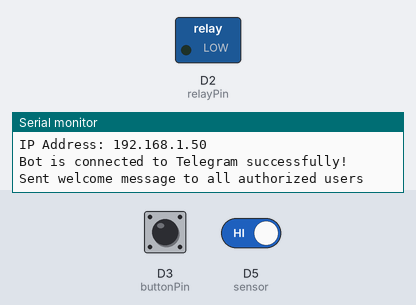
A sketch run on a simulated ESP8266 (NodeMCU). On the bench: switched loads named in the sketch (green lamp = pin HIGH), the last lines printed to the serial monitor. Dashed ring = blinking. The inputs (shaded band) are chosen by the test bench; at power-on: D3 (buttonPin) HIGH, D5 (sensor) HIGH. WiFi joins after 1.5 s; servers stay silent unless stated; the local clock reads 2024-03-15 10:24:30 at power-on unless the sketch sets it.

Above: at 3.5 s.
3.6 s: D3 (buttonPin) pulled LOW for 1 s
At 3.8 s:
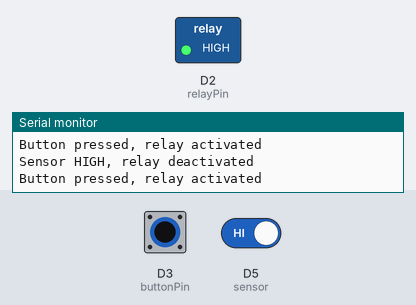
At 4.57 s:
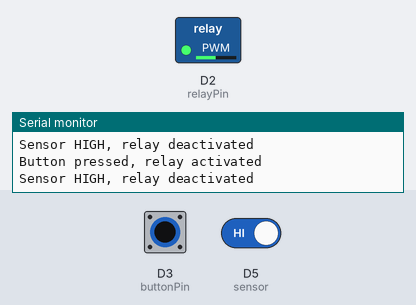
6.9 s: D3 (buttonPin) pulled LOW for 3.2 s
At 7.95 s:
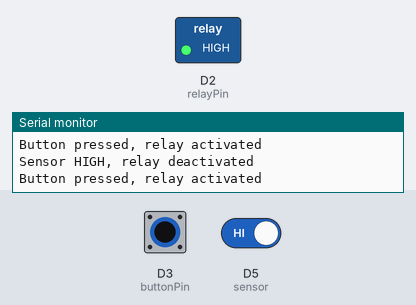
Timing chart, 0 to 11.1 s (numbered marks = the images above; inputs shaded):
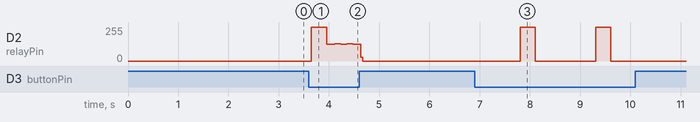

The sketch:

SmartDoorBeta.ino
```cpp
#ifdef ESP32
#include <WiFi.h>
#else
#include <ESP8266WiFi.h>
#endif
#include <WiFiClientSecure.h>
#include <UniversalTelegramBot.h>
#include <ArduinoJson.h>

// Ganti dengan kredensial jaringan Anda
const char* ssid = "Sts";
const char* password = "12345678";

// Inisialisasi Telegram BOT dengan token BOT Anda
#define BOTtoken "7345692542:AAFvBg9diwYwYw38rHgwrH0r3JYxhodqwv4"

// Array untuk ID chat yang diotorisasi
const String CHAT_IDS[] = {
  "7214692262",  // Jehuda Done
  // "1166902768",  // ka Wida Done
  // "1516484328",  // ko Marhadi Done
  // "727857551",   // ko Johan
  // "266029748",   // ko Cendy
  // "884465995",   // ko Bagas Done
  // "6322703298",  // ko Tengku Done
};
const int NUM_CHAT_IDS = sizeof(CHAT_IDS) / sizeof(CHAT_IDS[0]);

#ifdef ESP8266
X509List cert(TELEGRAM_CERTIFICATE_ROOT); // Sertifikat untuk ESP8266
#endif

WiFiClientSecure client; // Client untuk koneksi WiFi aman
UniversalTelegramBot bot(BOTtoken, client); // Inisialisasi bot telegram

int botRequestDelay = 1000; // Delay waktu untuk polling bot
unsigned long lastTimeBotRan; // Waktu terakhir bot berjalan
unsigned long lastForcedOpenMsgTime = 0; // Waktu terakhir pesan pintu paksa
int forcedOpenMsgInterval = 5000; // Interval untuk pesan pintu paksa
unsigned long lastForceOpenMessageTime = 0; // Waktu terakhir pesan pintu paksa dikirim

const int relayPin = D2; // Pin untuk relay
const int buttonPin = D3;  // Pin baru untuk tombol
const int sensor = D5; // Pin untuk sensor pintu

bool relayState = LOW; // Status relay
int doorState; // Status pintu
int lastDoorState = -1; // Status pintu terakhir
bool doorOpenedByBot = false; // Apakah pintu dibuka oleh bot
bool doorClosedByBot = false; // Apakah pintu ditutup oleh bot
bool messageSent = false; // Status pesan terkirim

// Variabel baru untuk kontrol tombol
unsigned long buttonPressTime = 0; // Waktu tombol ditekan
const unsigned long relayActivationTime = 15000;  // 15 detik relay aktif
bool relayActivatedByButton = false; // Status relay diaktifkan oleh tombol
bool doorOpenedByButton = false; // Apakah pintu dibuka oleh tombol

String chat_id; // ID chat aktif

// Fungsi untuk mengecek apakah pengguna diotorisasi
bool isAuthorized(String chat_id) {
  for (int i = 0; i < NUM_CHAT_IDS; i++) {
    if (chat_id == CHAT_IDS[i]) {
      return true;
    }
  }
  return false;
}

// Fungsi untuk mengirim pesan sambutan ke pengguna
void sendWelcomeMessage() {
  String welcome = "Bot telah terhubung ke Telegram.\n";
  welcome += "/start untuk memulai bot\n";

  for (int i = 0; i < NUM_CHAT_IDS; i++) {
    bot.sendMessage(CHAT_IDS[i], welcome, ""); // Kirim pesan ke semua pengguna yang diotorisasi
  }
  Serial.println("Sent welcome message to all authorized users");
}

// Fungsi untuk menangani pesan baru yang diterima bot
void handleNewMessages(int numNewMessages) {
  Serial.println("handleNewMessages");
  Serial.println(String(numNewMessages));

  for (int i = 0; i < numNewMessages; i++) {
    chat_id = String(bot.messages[i].chat_id); // Ambil chat ID
    if (!isAuthorized(chat_id)) { // Cek apakah chat ID diotorisasi
      bot.sendMessage(chat_id, "Unauthorized user", ""); // Kirim pesan jika tidak diotorisasi
      continue;
    }

    String text = bot.messages[i].text; // Ambil teks pesan
    Serial.println(text);

    String from_name = bot.messages[i].from_name; // Nama pengirim

    if (text == "/start") { // Jika perintah "/start" diterima
      String welcome = "Welcome, " + from_name + ".\n";
      welcome += "Gunakan perintah berikut untuk mengontrol kunci pintu.\n\n";
      welcome += "/buka_pintu untuk membuka kunci pintu \n";
      welcome += "/tutup_pintu untuk menutup kunci pintu \n";
      welcome += "/status_pintu untuk cek kondisi pintu \n";
      welcome += "/status_kunci untuk cek status kunci pintu \n"; // Tambahkan perintah baru
      bot.sendMessage(chat_id, welcome, ""); // Kirim pesan sambutan
    }

    if (text == "/buka_pintu") { // Jika perintah membuka pintu diterima
      bot.sendMessage(chat_id, "Kunci pintu telah terbuka", "");
      relayState = HIGH; // Aktifkan relay
      doorOpenedByBot = true; // Tandai pintu dibuka oleh bot
      digitalWrite(relayPin, relayState); // Nyalakan relay
      lastForcedOpenMsgTime = millis(); // Atur waktu pesan terakhir
    }

    if (text == "/tutup_pintu") { // Jika perintah menutup pintu diterima
      bot.sendMessage(chat_id, "Kunci pintu telah terkunci", "");
      relayState = LOW; // Matikan relay
      digitalWrite(relayPin, relayState); // Matikan relay
      doorClosedByBot = true; // Tandai pintu ditutup oleh bot
    }

    if (text == "/status_pintu") { // Jika perintah cek status pintu diterima
      if (digitalRead(sensor) == HIGH) {
        bot.sendMessage(chat_id, "Pintu sedang terbuka", ""); // Kirim status pintu terbuka
      } else {
        bot.sendMessage(chat_id, "Pintu sedang tertutup", ""); // Kirim status pintu tertutup
      }
    }

    // Perintah baru untuk mengecek status kunci pintu (relay)
    if (text == "/status_kunci") {
      if (relayState == HIGH) {
        bot.sendMessage(chat_id, "Kunci pintu sedang terbuka", "");
      } else {
        bot.sendMessage(chat_id, "Kunci pintu sedang terkunci", "");
      }
    }
  }
}

// Fungsi untuk mengirim pesan ke semua pengguna yang diotorisasi
void notifyAllUsers(String message) {
  for (int i = 0; i < NUM_CHAT_IDS; i++) {
    bot.sendMessage(CHAT_IDS[i], message, ""); // Kirim pesan
  }
}

// Fungsi untuk menangani perubahan status pintu
void magnetic_door() {
  doorState = digitalRead(sensor); // Baca status sensor pintu
  if (doorState != lastDoorState) { // Jika status pintu berubah
    if (doorState == LOW) {
      bot.sendMessage(chat_id, "Terimakasih telah menutup pintu kembali!", ""); // Kirim pesan pintu tertutup
      doorOpenedByBot = false; // Reset status pintu dibuka oleh bot
      doorClosedByBot = true; // Tandai pintu ditutup oleh bot
    }
    lastDoorState = doorState; // Simpan status pintu terakhir
  }
}

// Setup awal sistem
void setup() {
  Serial.begin(115200); // Mulai serial

#ifdef ESP8266
  configTime(0, 0, "pool.ntp.org"); // Sinkronisasi waktu NTP untuk ESP8266
  client.setTrustAnchors(&cert); // Setel sertifikat untuk HTTPS
#endif

  pinMode(relayPin, OUTPUT); // Atur pin relay sebagai output
  digitalWrite(relayPin, relayState); // Setel status relay awal
  pinMode(sensor, INPUT_PULLUP); // Atur sensor pintu sebagai input dengan pull-up
  pinMode(buttonPin, INPUT_PULLUP);  // Atur pin tombol sebagai input dengan pull-up

  WiFi.mode(WIFI_STA); // Atur mode WiFi sebagai station
  WiFi.begin(ssid, password); // Mulai koneksi WiFi
#ifdef ESP32
  client.setCACert(TELEGRAM_CERTIFICATE_ROOT); // Setel sertifikat untuk HTTPS (ESP32)
#endif
  while (WiFi.status() != WL_CONNECTED) {
    delay(1000);
    Serial.println("Connecting to WiFi.."); // Cetak pesan saat menghubungkan ke WiFi
  }
  Serial.println("Connected to WiFi"); // Cetak pesan jika terhubung ke WiFi
  Serial.println("IP Address: " + WiFi.localIP().toString()); // Tampilkan alamat IP

  if (bot.getMe()) { // Cek apakah bot terhubung
    Serial.println("Bot is connected to Telegram successfully!"); // Pesan jika berhasil
    sendWelcomeMessage(); // Kirim pesan sambutan
  } else {
    Serial.println("Failed to connect to Telegram."); // Pesan jika gagal
    sendWelcomeMessage(); // Kirim pesan sambutan
  }
}

// Loop utama
void loop() {
  if (WiFi.status() != WL_CONNECTED) { // Cek status WiFi
    Serial.println("WiFi lost connection. Reconnecting..."); // Cetak pesan jika koneksi hilang
    WiFi.begin(ssid, password); // Mulai ulang koneksi WiFi
    while (WiFi.status() != WL_CONNECTED) {
      delay(1000);
      Serial.println("Reconnecting to WiFi..."); // Pesan saat menghubungkan ulang
    }
    Serial.println("Reconnected to WiFi"); // Cetak pesan jika berhasil terhubung ulang
  }

  // Menangani jika tombol ditekan
  if (digitalRead(buttonPin) == LOW && !relayActivatedByButton) {
    relayActivatedByButton = true; // Tandai relay diaktifkan oleh tombol
    buttonPressTime = millis(); // Simpan waktu tombol ditekan
    digitalWrite(relayPin, HIGH); // Nyalakan relay
    relayState = HIGH; // Update status relay
    Serial.println("Button pressed, relay activated"); // Cetak pesan
  }

  // Cek apakah waktu relay aktif sudah habis setelah tombol ditekan
  if (relayActivatedByButton && millis() - buttonPressTime >= relayActivationTime) {
    digitalWrite(relayPin, LOW); // Matikan relay
    relayState = LOW; // Update status relay
    relayActivatedByButton = false; // Reset status relay tombol
    Serial.println("Relay deactivated after button press"); // Cetak pesan
  }

  if (millis() > lastTimeBotRan + botRequestDelay) { // Cek interval polling bot
    int numNewMessages = bot.getUpdates(bot.last_message_received + 1); // Ambil pesan baru

    if (numNewMessages > 0) {
      handleNewMessages(numNewMessages); // Tangani pesan baru jika ada
    }
    lastTimeBotRan = millis(); // Update waktu terakhir bot berjalan
  }

  // Otomatis tutup pintu setelah 5 detik jika relay aktif dan pintu tertutup
  if (relayState == HIGH && digitalRead(sensor) == HIGH && (millis() - lastForcedOpenMsgTime > forcedOpenMsgInterval)) {
    relayState = LOW; // Matikan relay
    digitalWrite(relayPin, relayState); // Matikan relay
    bot.sendMessage(chat_id, "Jangan lupa tutup pintu lagi ya!", ""); // Kirim pesan pengingat
    doorClosedByBot = true; // Tandai pintu ditutup oleh bot
    messageSent = true; // Tandai pesan sudah dikirim
  }

  // Logika baru: jika sensor terbuka, matikan relay jika diaktifkan oleh tombol
  if (digitalRead(sensor) == HIGH && relayActivatedByButton) {
    digitalWrite(relayPin, LOW); // Matikan relay
    relayState = LOW; // Update status relay
    relayActivatedByButton = false; // Reset status relay tombol
    doorOpenedByButton = true;  // Tandai pintu dibuka oleh tombol
    Serial.println("Sensor HIGH, relay deactivated"); // Cetak pesan
  }

  magnetic_door();

  // Ketika ada yang membuka pintu secara button maupun bot, maka akan mengirimkan pesan darurat
  if (digitalRead(sensor) == HIGH && relayState == LOW && !messageSent && !doorOpenedByButton && (millis() - lastForceOpenMessageTime > forcedOpenMsgInterval)) {
    notifyAllUsers("Pintu dibuka paksa!, diharapkan untuk periksa kondisi pintu sekarang!"); // Kirim pesan ke semua pengguna yang diotorisasi
    lastForceOpenMessageTime = millis(); // Update waktu pesan terakhir
    messageSent = true;  // Set flag agar pesan tidak terkirim terus-menerus
    doorClosedByBot = false; // Reset status pintu ditutup oleh bot
  }

  // Reset flag saat pintu tertutup dengan benar
  if (digitalRead(sensor) == LOW) {
    doorOpenedByButton = false;  // Reset flag pintu dibuka oleh tombol
    messageSent = false; // Reset status pesan terkirim
    doorClosedByBot = false; // Reset status pintu ditutup oleh bot
  }
}
```

Measured:
- after the input at 3.6 s, D2 (relayPin): 0/255 → 255/255 after 0.05 s, → 124/255 0.31 s later, → 130/255 0.16 s later, → 124/255 0.12 s later, … (7 changes in this stretch)
- after the input at 6.9 s, D2 (relayPin): alternates 255/255 for 0.30 s and 0/255 for 1.2 s, 4 changes in all, then stays 0/255, starting after 0.90 s
